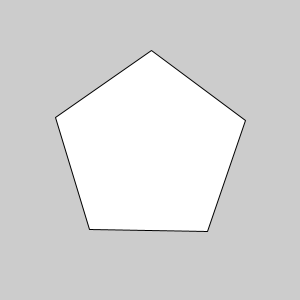
Frame 1 (no input)
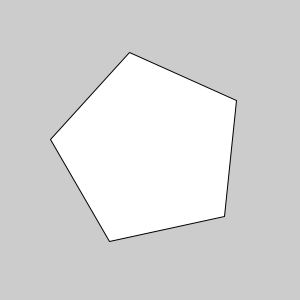
Frame 60 (the mouse pressed at the canvas centre just before this capture)
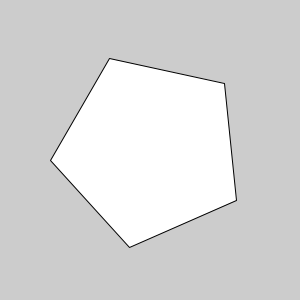
Frame 120 (the mouse held since frame 60 and released just before this capture)

The Processing sketch that drew these frames (run headless with seeded random() and noise(); from frame 60 on, the mouse is pressed at the canvas centre):

// Processing sketch: sk_func_pentagon_start
// ── sk_func_pentagon_start.pde
// ペンタゴン用変数
float fPentagonRadius = 100;   // 中心から頂点への距離
int iPentagonAnimRot = 0;      // 回転アニメーション用

void setup()
{
  size( 300, 300 );
}

void draw()
{ 
  background( 204 );
    
  // ペンタゴンの更新
  iPentagonAnimRot++;
  if( iPentagonAnimRot > 360 )
  {
    iPentagonAnimRot = 0;
  }
  
  // ペンタゴンの描画
  translate( 150, 150 );
  rotate( radians( iPentagonAnimRot ) );

  beginShape();
  for( int iDeg = -18; iDeg < 360; iDeg += 72 )
  {
    float fX = fPentagonRadius * cos( radians( iDeg ) );
    float fY = fPentagonRadius * sin( radians( iDeg ) );
    
    vertex( fX, fY );
  }
  endShape( CLOSE );
}
